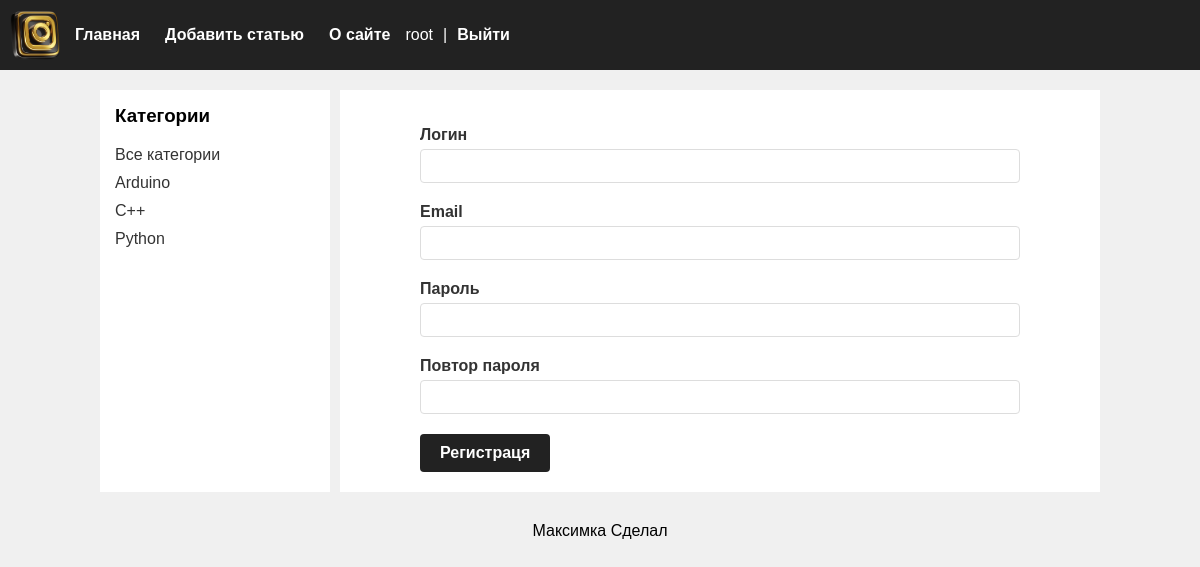
Screenshot of /rigister/ (signed in) with the database file from the repository.
### main_blog/models.py (models this page shows, shortened)
class Category(models.Model):
    name = models.CharField(max_length=200, db_index=True)
    slug = models.SlugField(max_length=200, db_index=True, verbose_name='URL', blank=True)
    def get_absolute_url(self):
        if self.slug:
            return reverse('category', kwargs={'cat_slug': self.slug})
        return  reverse('category', kwargs={'cat_slug': self.slug})
    class Meta:
        verbose_name = "Категория"
        verbose_name_plural = "Категории"
        ordering = ['id']

### main_blog/views.py (the view, shortened to what this page needs)
# urls.py: path('rigister/', RegisterUser.as_view(), name='register'),
class RegisterUser(DataMixin, CreateView):
    form_class = RegisterUserForm
    template_name = 'main_blog/register.html'
    success_url = reverse_lazy('login')
    def get_context_data(self, *, object_list=None, **kwargs):
        context = super().get_context_data(**kwargs)
        c_def = self.get_user_context(title="Регистрация")
        return dict(list(context.items()) + list(c_def.items()))

### main_blog/forms.py
class RegisterUserForm(UserCreationForm):
    username = forms.CharField(label='Логин', widget=forms.TextInput(attrs={'class': 'form-input'}))
    email = forms.CharField(label='Email', widget=forms.EmailInput(attrs={'class': 'form-input'}))
    password1 = forms.CharField(label='Пароль', widget=forms.PasswordInput(attrs={'class': 'form-input'}))
    password2 = forms.CharField(label='Повтор пароля', widget=forms.PasswordInput(attrs={'class': 'form-input'}))
    class Meta:
        model = User
        fields = ('username', 'email', 'password1', 'password2')

### main_blog/utils.py (called while the page is built)
    def get_user_context(self, **kwargs):
        context = kwargs
        cats = Category.objects.annotate(Count('article'))
        user_menu = menu.copy()
        if not self.request.user.is_authenticated:
            user_menu.pop(1)
        context['menu'] = user_menu
        context['cats'] = cats
        if 'cat_selected' not in context:
            context['cat_selected'] = 0
        return context

### main_blog/templates/main_blog/register.html (shortened to what this page needs)
{% extends 'main_blog/base.html' %}
{% block content %}
<form method="post">
    {% for f in form%}
    <p> <label class="form-label"  for="{f.id_for_label}">{{ f.label}}</label>{{ f }}</p>
    {% endfor %}
    <button type="submit"> Регистраця </button>
</form>
{%  endblock %}

### main_blog/templates/main_blog/base.html (shortened to what this page needs)
{% load static %}
{% load blog_tags %}
<html lang="ru">
<head>
    <link rel="stylesheet" href="{% static 'main_blog/css/style.css' %}">
</head>
<body>
<header>
    <a href="{% url 'home' %}">
        <img src="{% static 'main_blog/image/logo.png' %}">
    </a>
    <nav>
    <div class="left">
        {% for m in menu %}
            <a href="{% url m.url_name %}">{{ m.title }}</a>
        {% endfor %}
    </div>
    <div class="right">
        {% if request.user.is_authenticated %}
            <span>{{ user.username }}</span> |
            <a href="{% url 'logout' %}">Выйти</a>
        {% else %}
            <a href="{% url 'register' %}">Регистрация</a>
            <a href="{% url 'login' %}">Войти</a>
        {% endif %}
    </div>
</nav>
</header>
<div class="main">
    <div class="sidebar">
        {% load cache %}
        <h3>Категории</h3>
        <a href="{% url 'home' %}">Все категории</a>
        {% cache 60 sidebar %}
        {% for c in cats %}
            {% if c.article__count > 0 %}
            <a href="{{ c.get_absolute_url }}">{{ c.name }}</a>
        {% endif %}
        {% endfor %}
        {% endcache %}
    </div>
    <div class="content">
        {% block content %}
        {% endblock %}
    </div>
</div>
<footer>
    Максимка Сделал
</footer>
</body>
</html>

### main_blog/static/main_blog/css/style.css (style rules this page uses)
body { margin: 0; font-family: Arial; background: #f0f0f0; }
header { background: #222; color: white; padding: 10px; display: flex; align-items: center; }
header img { height: 50px; margin-right: 15px; }
nav a { color: white; margin-right: 15px; text-decoration: none; font-weight: bold; }
.main { display: flex; width: 1000px; margin: auto; margin-top: 20px; }
.sidebar { width: 200px; background: white; padding: 15px; }
.sidebar h3 { margin-top: 0; }
.sidebar a { display: block; margin-bottom: 10px; text-decoration: none; color: #333; }
.content { flex: 1; background: white; padding: 20px; margin-left: 10px; }
form { max-width: 600px; margin: 0 auto; }
form p { margin-bottom: 20px; }
.form-label { display: block; margin-bottom: 5px; font-weight: bold; color: #333; }
form input[type="text"], form input[type="url"], form input[type="email"], form input[type="password"], form select, form textarea { width: 100%; padding: 8px 12px; border: 1px solid #ddd; border-radius: 4px; font-size: 14px; font-family: Arial; box-sizing: border-box; }
button[type="submit"] { background: #222; color: white; border: none; padding: 10px 20px; border-radius: 4px; cursor: pointer; font-size: 16px; font-weight: bold; transition: background 0.3s; }
footer { text-align: center; margin-top: 20px; padding: 10px; }
nav { display: flex; justify-content: space-between; align-items: center; }
nav .left, nav .right { display: flex; gap: 10px; }

### rows the page displays
Category: name "Arduino"
Category: name "C++"
Category: name "Python"

### other values shown
{{ m.title }} "Главная" "Добавить статью" "О сайте"
{{ user.username }} "root"
{{ f.label }} "Логин" "Email" "Пароль" "Повтор пароля"
